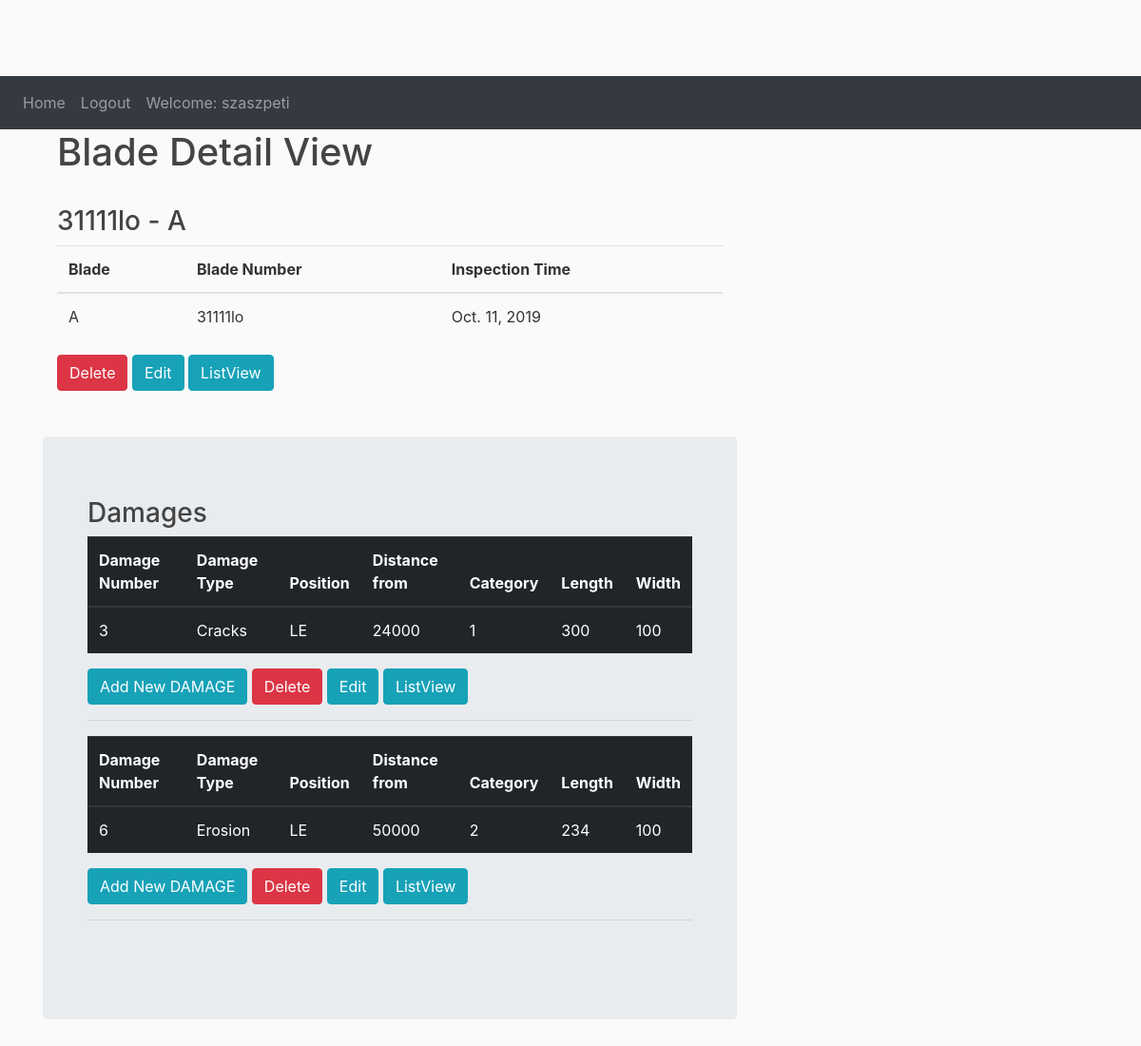
/bladework/bladedetail/7/ (signed in), run on the app's committed database.
### bladework/models.py (models this page shows, shortened)
class Blade(models.Model):
    turbine = models.ForeignKey(Turbine, max_length=12, on_delete=models.CASCADE)
    A = "A"
    B = "B"
    C = "C"
    BLADE = [(A, 'A'),
             (B, 'B'),
             (C, 'C')]
    blade = models.CharField(max_length=1, choices=BLADE)
    blade_number = models.CharField(max_length=12, blank=True)
    inspection_time = models.DateField(auto_now_add=True, blank=True)
    def get_delete_url(self):
        return reverse("bladework:blade_delete", kwargs={"pk": self.id})

class Damage(models.Model):
    blade = models.ForeignKey(Blade, on_delete=models.CASCADE)
    damage_type = models.CharField(max_length=200)
    PREASURESIDE = 'PS'
    SECTIONSIDE = 'SS'
    LEADINGEDGE = 'LE'
    TRAILINGEDGE = 'TE'
    POSITION_ON_BLADE = [(PREASURESIDE, 'PS - Preasure Side'),
                         (SECTIONSIDE, 'SS - Section Side'),
                         (LEADINGEDGE, 'LE - Leading Edge'),
                         (TRAILINGEDGE, 'TE - Trailing Edge')]
    position = models.CharField(max_length=2,
                                choices=POSITION_ON_BLADE,
                                default=LEADINGEDGE,
                                )
    distance_from = models.CharField(max_length=10, null=True)
    damage_type = models.CharField(max_length=60, blank=True)
    ONE = '1'
    TWO = '2'
    THREE = '3'
    FOUR = '4'
    CATEGORY_LEVEL = [(ONE, '1'),
                      (TWO, '2'),
                      (THREE, '3'),
                      (FOUR, '4')]
    category = models.CharField(max_length=1,
                                choices=CATEGORY_LEVEL,
                                default=ONE)
    length = models.CharField(max_length=10)
    width = models.CharField(max_length=10, blank=True)
    def get_delete_url(self):
        return reverse("bladework:damage_delete", kwargs={"pk": self.id})

### bladework/views.py (the view)
# urls.py: path('bladedetail/<int:pk>/', BladeDetailView.as_view(), name='blade_detail'),
class BladeDetailView(LoginRequiredMixin, DetailView):
    model = Blade
    template_name = "blade_detail.html"

### bladework/templates/blade_detail.html (shortened to what this page needs)
{% extends 'base.html' %}
{% block content %}
<div class="container">
  <h1>Blade Detail View</h1> <br>
    <h3>{{blade.blade_number}} - {{blade.blade}}</h3>
    <table class="table">
    <thead>
      <tr>
        <th>Blade</th>
           <th>Blade Number</th>
        <th>Inspection Time</th>
      </tr>
    </thead>
    <tbody>
      <tr>
          <td>{{blade.blade}}</td>
           <td>{{blade.blade_number}}</td>
           <td>{{blade.inspection_time}}</td>
      </tr>
    </tbody>
  </table>
    <a class="btn btn-danger" href="{{blade.get_delete_url}}">Delete</a>
    <a class="btn btn-info" href="{% url 'bladework:blade_edit' pk=object.pk%}">Edit</a>
    <a class="btn btn-info" href="{% url 'bladework:turbine_list_view'%}">ListView</a>
  </div>
<br>
<br>
<div class="jumbotron">
<div class="container">
  <h3>Damages</h3>
{% for damage in blade.damage_set.all %}
    <table class="table table-dark">
    <thead>
      <tr>
          <th>Damage Number</th>
        <th>Damage Type</th>
           <th>Position</th>
        <th>Distance from</th>
           <th>Category</th>
          <th>Length</th>
           <th>Width</th>
      </tr>
    </thead>
    <tbody>
      <tr>
            <td>{{damage.id}}</td>
          <td>{{damage.damage_type}}</td>
           <td>{{damage.position}}</td>
           <td>{{damage.distance_from}}</td>
           <td>{{damage.category}}</td>
          <td>{{damage.length}}</td>
           <td>{{damage.width}}</td>
      </tr>
    </tbody>
  </table>
    <a class="btn btn-info" href="{% url 'bladework:damage_create'%}">Add New DAMAGE</a>
    <a class="btn btn-danger" href="{{damage.get_delete_url}}">Delete</a>
    <a class="btn btn-info" href="{% url 'bladework:damage_edit' pk=object.pk%}">Edit</a>
    <a class="btn btn-info" href="{% url 'bladework:turbine_list_view'%}">ListView</a>
    <hr>
    {% endfor %}
    <br>
</div>
{% endblock %}

### bladework/templates/base.html (shortened to what this page needs)
{% load static %}
<!DOCTYPE html>
<html>
<head>
   <link rel="stylesheet" href="https://maxcdn.bootstrapcdn.com/bootstrap/4.0.0/css/bootstrap.min.css">
<link rel="stylesheet" type="text/css" href="{% static 'main.css' %}">
     <nav class="navbar navbar-expand-sm bg-dark navbar-dark">
  <ul class="navbar-nav">
      {% if user.is_authenticated %}
    <li class="nav-item">
      <a class="nav-link" href="{% url 'bladework:home' %}">Home</a>
    </li>
    <li class="nav-item">
      <a class="nav-link" href="{% url 'logout' %}">Logout</a>
       <li class="nav-item">
      <a class="nav-link justify-content-end" href="#">Welcome: {{user.username}}</a>
    </li>
      {% endif %}
  </ul>
</nav>
</head>
</head>
<body>
 <main role="main" class="container">
      <div class="row">
        <div class="col-md-8">
            {% block content %}{% endblock %}
        </div>
        </div>
    </main>
</body>
</html>

### bladework/static/main.css (style rules this page uses)
body { background: #fafafa; color: #333333; margin-top: 5rem; }
h1, h2, h3, h4, h5, h6 { color: #444444; }
ul { margin: 0; }

### data on the page
Blade: blade_number "31111lo", blade "A", inspection_time "Oct. 11, 2019"
Damage: id "3", damage_type "Cracks", position "LE", distance_from "24000", category "1", length "300", width "100"
Damage: id "6", damage_type "Erosion", position "LE", distance_from "50000", category "2", length "234", width "100"

### other printed values
{{ user.username }} "szaszpeti"
